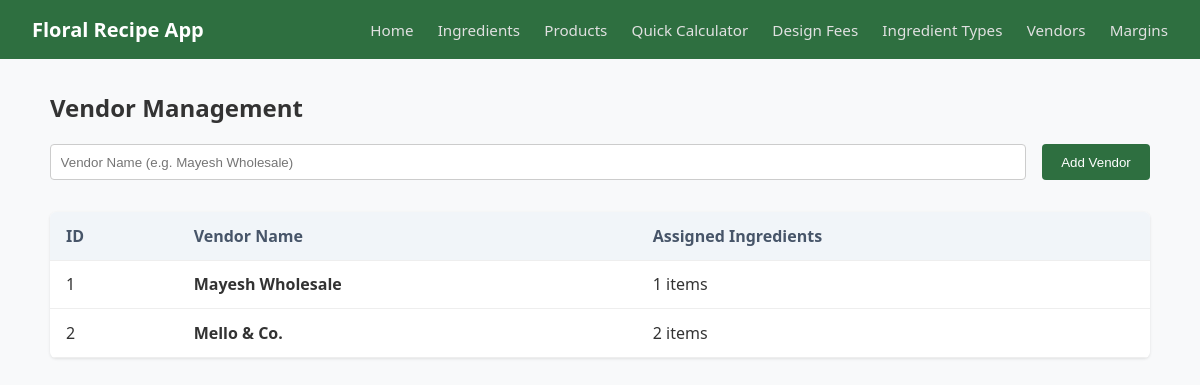
Page /vendors on the earlier database version.
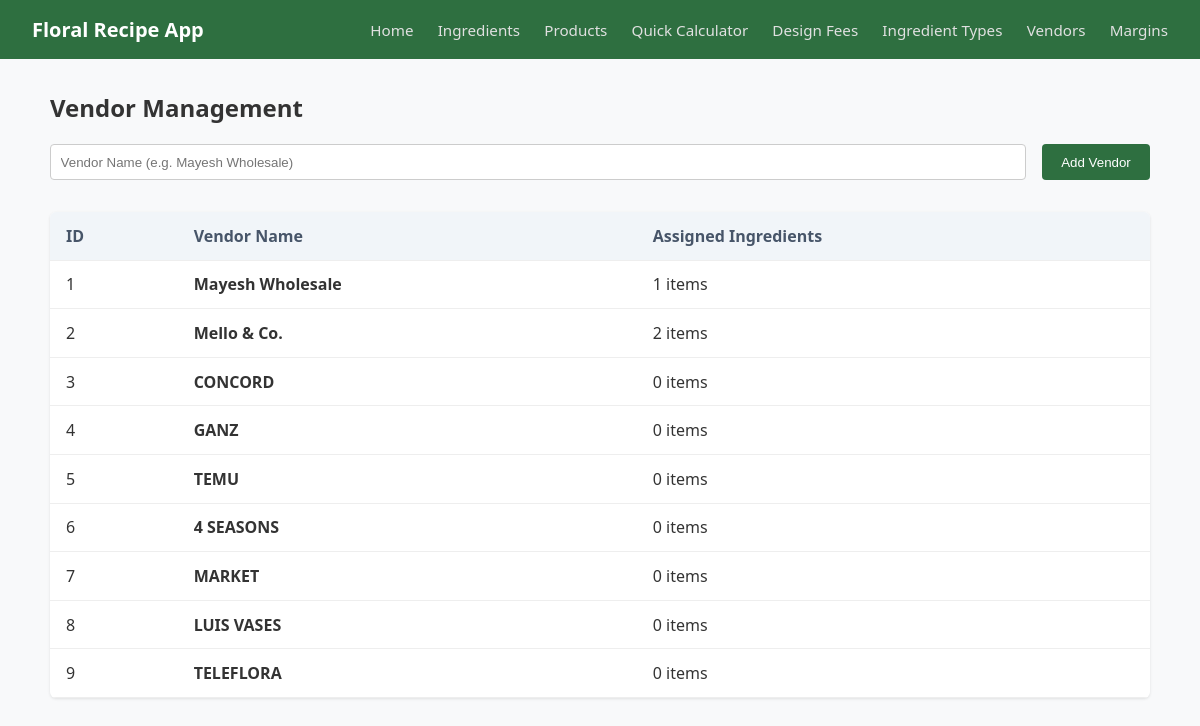
Same page on the later database version.
### models.py (models this page shows, shortened)
class Vendor(db.Model):
    __tablename__ = 'vendors'
    id = db.Column(db.Integer, primary_key=True)
    name = db.Column(db.String(100), nullable=False)
    ingredients = db.relationship('Ingredient', backref='vendor', lazy=True)

### app.py (the view, shortened to what this page needs)
@app.route('/vendors', methods=['GET', 'POST'])
def vendors():
    all_vendors = models.Vendor.query.all()
    return render_template('vendors.html', vendors=all_vendors)

### templates/vendors.html (shortened to what this page needs)
{% extends 'base.html' %}
{% block content %}
<h2>Vendor Management</h2>
<form method="POST" class="form-inline">
    <input type="text" name="name" placeholder="Vendor Name (e.g. Mayesh Wholesale)" required>
    <button type="submit">Add Vendor</button>
</form>
<table class="data-table">
    <thead>
        <tr>
            <th>ID</th>
            <th>Vendor Name</th>
            <th>Assigned Ingredients</th>
        </tr>
    </thead>
    <tbody>
        {% for vendor in vendors %}
        <tr>
            <td>{{ vendor.id }}</td>
            <td><strong>{{ vendor.name }}</strong></td>
            <td>{{ vendor.ingredients|length }} items</td>
        </tr>
        {% else %}
        <tr><td colspan="3">No vendors found. Add one above!</td></tr>
        {% endfor %}
    </tbody>
</table>
{% endblock %}

Differences in the rows shown:
added Vendor: id "3", name "CONCORD", ingredients|length "0"
added Vendor: id "4", name "GANZ", ingredients|length "0"
added Vendor: id "5", name "TEMU", ingredients|length "0"
added Vendor: id "6", name "4 SEASONS", ingredients|length "0"
added Vendor: id "7", name "MARKET", ingredients|length "0"
added Vendor: id "8", name "LUIS VASES", ingredients|length "0"
added Vendor: id "9", name "TELEFLORA", ingredients|length "0"
